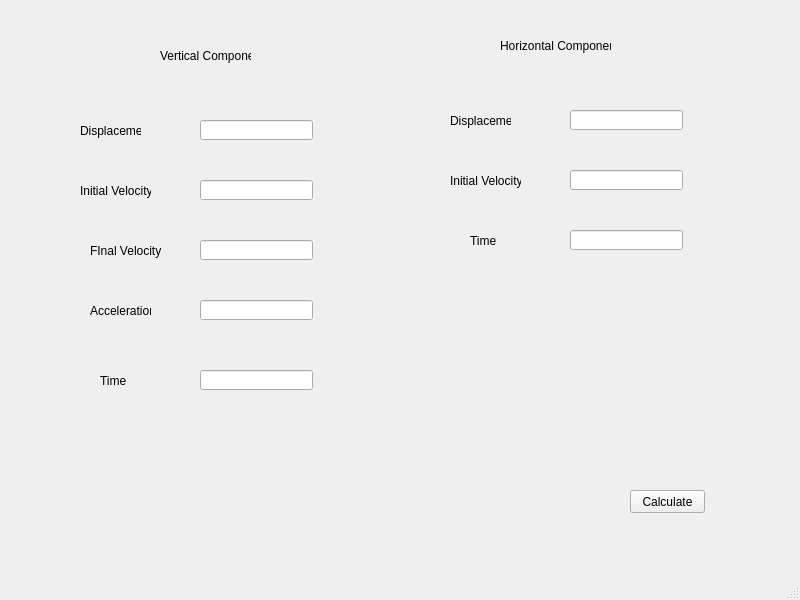
<?xml version="1.0" encoding="UTF-8"?>
<ui version="4.0">
 <class>MainWindow</class>
 <widget class="QMainWindow" name="MainWindow">
  <property name="geometry">
   <rect>
    <x>0</x>
    <y>0</y>
    <width>800</width>
    <height>600</height>
   </rect>
  </property>
  <property name="windowTitle">
   <string>MainWindow</string>
  </property>
  <widget class="QWidget" name="centralwidget">
   <widget class="QLineEdit" name="sy">
    <property name="geometry">
     <rect>
      <x>200</x>
      <y>120</y>
      <width>113</width>
      <height>20</height>
     </rect>
    </property>
   </widget>
   <widget class="QLineEdit" name="uy">
    <property name="geometry">
     <rect>
      <x>200</x>
      <y>180</y>
      <width>113</width>
      <height>20</height>
     </rect>
    </property>
   </widget>
   <widget class="QLineEdit" name="vy">
    <property name="geometry">
     <rect>
      <x>200</x>
      <y>240</y>
      <width>113</width>
      <height>20</height>
     </rect>
    </property>
   </widget>
   <widget class="QLineEdit" name="ay">
    <property name="geometry">
     <rect>
      <x>200</x>
      <y>300</y>
      <width>113</width>
      <height>20</height>
     </rect>
    </property>
   </widget>
   <widget class="QLineEdit" name="ty">
    <property name="geometry">
     <rect>
      <x>200</x>
      <y>370</y>
      <width>113</width>
      <height>20</height>
     </rect>
    </property>
   </widget>
   <widget class="QLabel" name="label">
    <property name="geometry">
     <rect>
      <x>80</x>
      <y>120</y>
      <width>61</width>
      <height>21</height>
     </rect>
    </property>
    <property name="text">
     <string>Displacement</string>
    </property>
   </widget>
   <widget class="QLabel" name="label_2">
    <property name="geometry">
     <rect>
      <x>80</x>
      <y>180</y>
      <width>71</width>
      <height>21</height>
     </rect>
    </property>
    <property name="text">
     <string>Initial Velocity</string>
    </property>
   </widget>
   <widget class="QLabel" name="label_3">
    <property name="geometry">
     <rect>
      <x>90</x>
      <y>240</y>
      <width>71</width>
      <height>21</height>
     </rect>
    </property>
    <property name="text">
     <string>FInal Velocity</string>
    </property>
   </widget>
   <widget class="QLabel" name="label_4">
    <property name="geometry">
     <rect>
      <x>90</x>
      <y>300</y>
      <width>61</width>
      <height>21</height>
     </rect>
    </property>
    <property name="text">
     <string>Acceleration</string>
    </property>
   </widget>
   <widget class="QLabel" name="label_5">
    <property name="geometry">
     <rect>
      <x>100</x>
      <y>370</y>
      <width>61</width>
      <height>21</height>
     </rect>
    </property>
    <property name="text">
     <string>Time</string>
    </property>
   </widget>
   <widget class="QLabel" name="label_6">
    <property name="geometry">
     <rect>
      <x>160</x>
      <y>40</y>
      <width>91</width>
      <height>31</height>
     </rect>
    </property>
    <property name="text">
     <string>Vertical Component</string>
    </property>
   </widget>
   <widget class="QLabel" name="label_7">
    <property name="geometry">
     <rect>
      <x>500</x>
      <y>30</y>
      <width>111</width>
      <height>31</height>
     </rect>
    </property>
    <property name="text">
     <string>Horizontal Component</string>
    </property>
   </widget>
   <widget class="QLineEdit" name="sx">
    <property name="geometry">
     <rect>
      <x>570</x>
      <y>110</y>
      <width>113</width>
      <height>20</height>
     </rect>
    </property>
   </widget>
   <widget class="QLabel" name="label_8">
    <property name="geometry">
     <rect>
      <x>450</x>
      <y>110</y>
      <width>61</width>
      <height>21</height>
     </rect>
    </property>
    <property name="text">
     <string>Displacement</string>
    </property>
   </widget>
   <widget class="QLineEdit" name="vx">
    <property name="geometry">
     <rect>
      <x>570</x>
      <y>170</y>
      <width>113</width>
      <height>20</height>
     </rect>
    </property>
   </widget>
   <widget class="QLabel" name="label_9">
    <property name="geometry">
     <rect>
      <x>450</x>
      <y>170</y>
      <width>71</width>
      <height>21</height>
     </rect>
    </property>
    <property name="text">
     <string>Initial Velocity</string>
    </property>
   </widget>
   <widget class="QLineEdit" name="tx">
    <property name="geometry">
     <rect>
      <x>570</x>
      <y>230</y>
      <width>113</width>
      <height>20</height>
     </rect>
    </property>
   </widget>
   <widget class="QLabel" name="label_10">
    <property name="geometry">
     <rect>
      <x>470</x>
      <y>230</y>
      <width>61</width>
      <height>21</height>
     </rect>
    </property>
    <property name="text">
     <string>Time</string>
    </property>
   </widget>
   <widget class="QPushButton" name="calculate_btn">
    <property name="geometry">
     <rect>
      <x>630</x>
      <y>490</y>
      <width>75</width>
      <height>23</height>
     </rect>
    </property>
    <property name="text">
     <string>Calculate</string>
    </property>
   </widget>
  </widget>
  <widget class="QMenuBar" name="menubar">
   <property name="geometry">
    <rect>
     <x>0</x>
     <y>0</y>
     <width>800</width>
     <height>21</height>
    </rect>
   </property>
  </widget>
  <widget class="QStatusBar" name="statusbar"/>
 </widget>
 <resources/>
 <connections/>
</ui>
